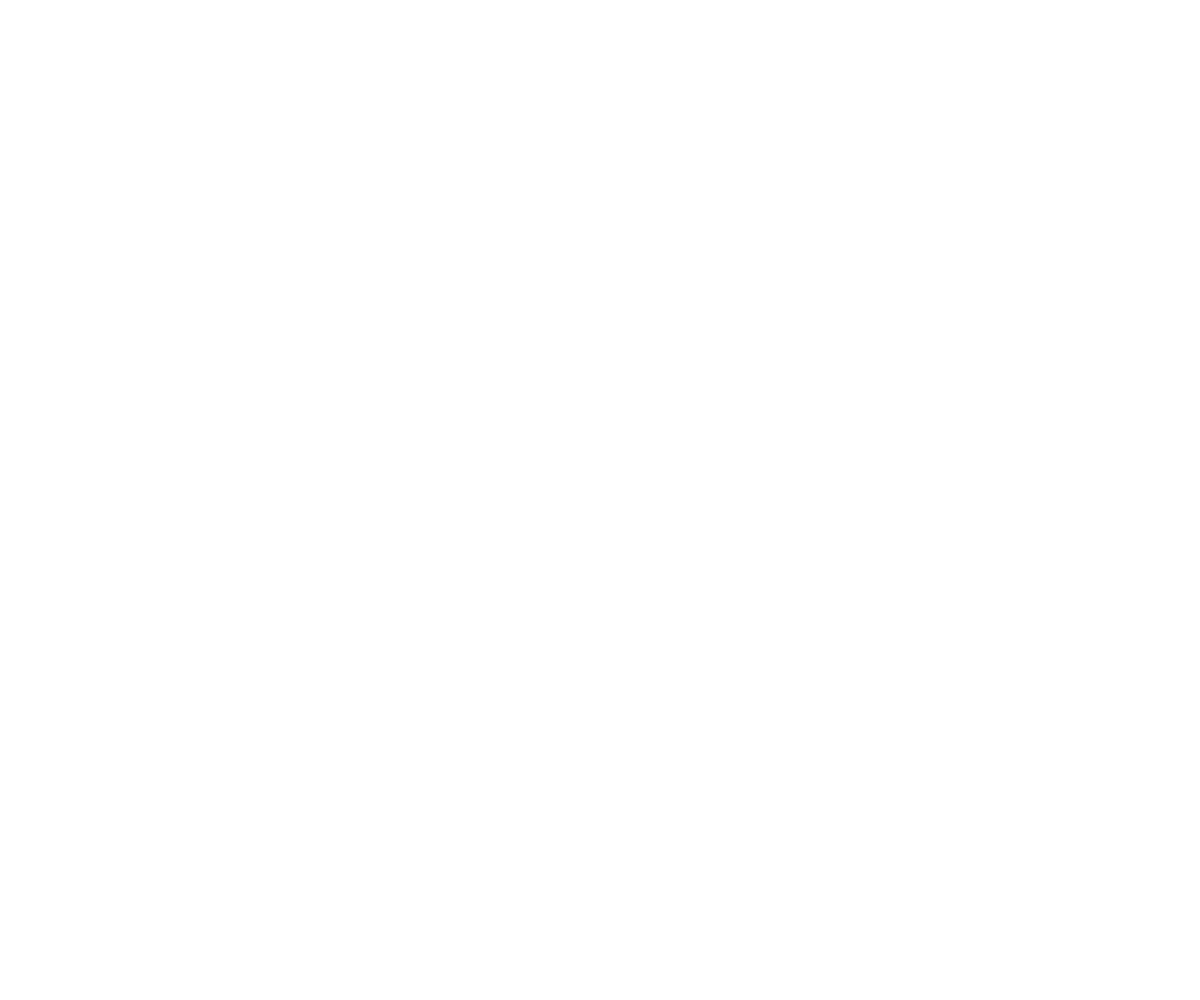
Frame 1 (no input)
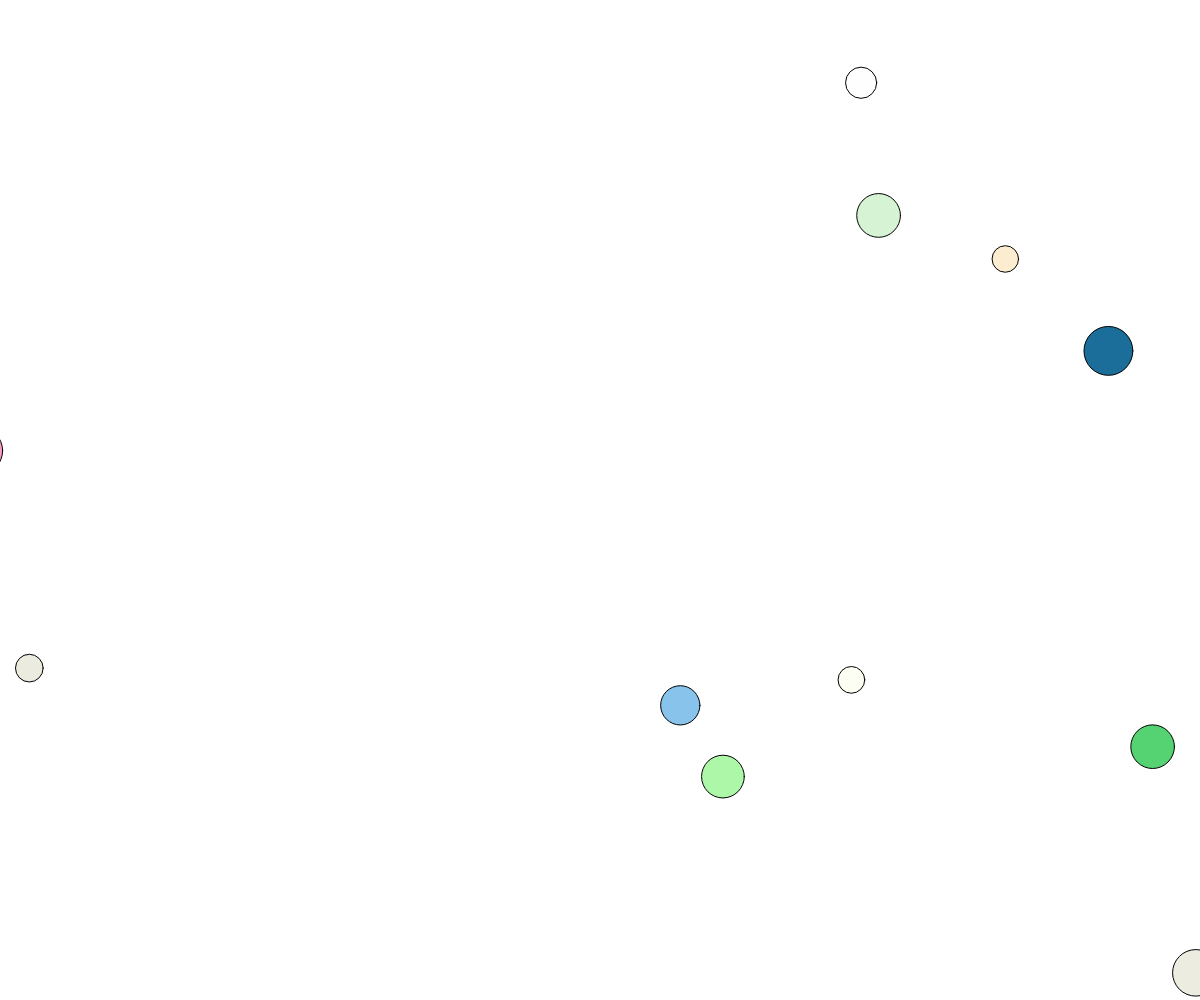
Frame 60 (no input)
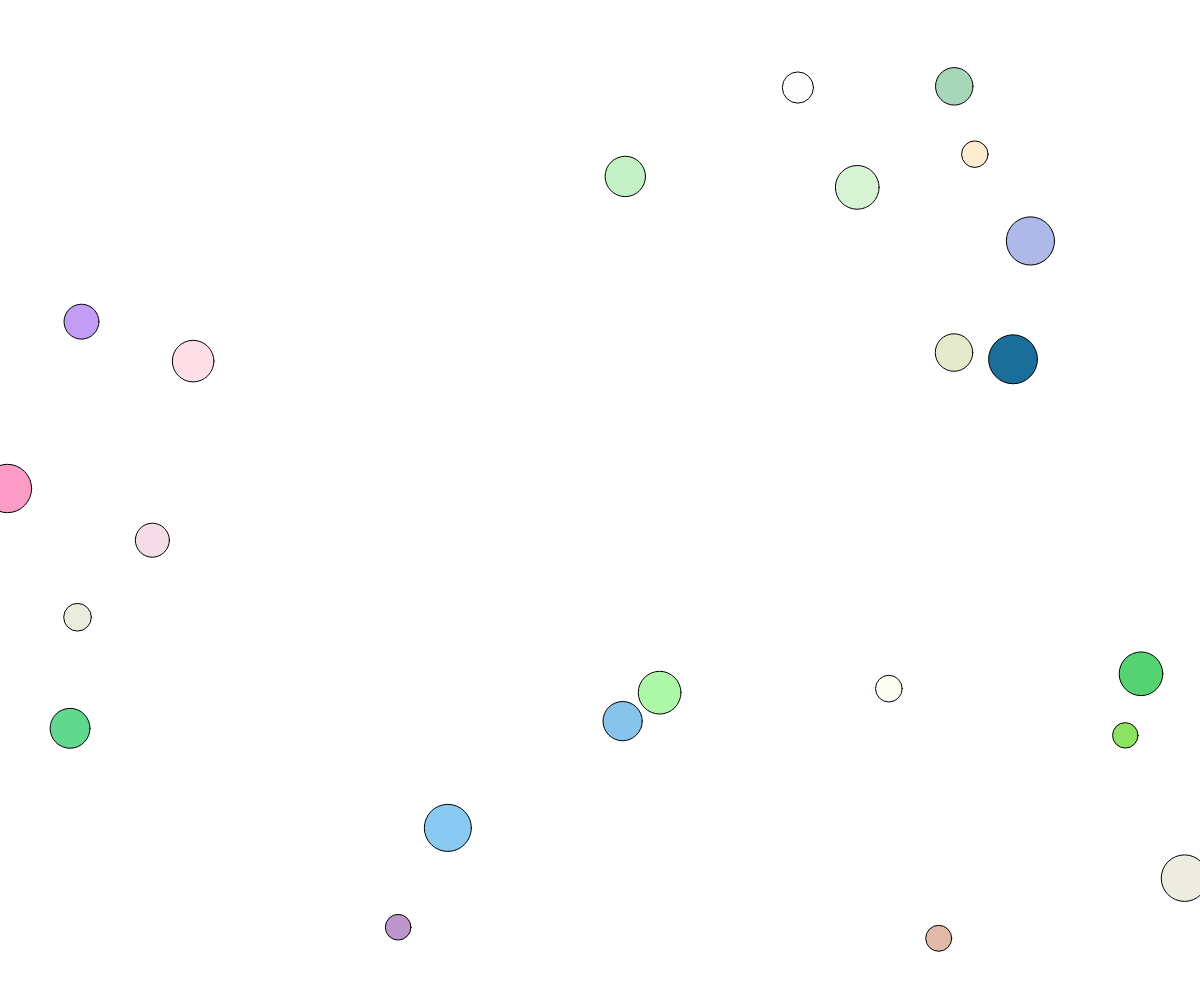
Frame 120 (the mouse pressed at the canvas centre since frame 60)

The p5.js sketch that drew these frames (run headless with seeded random() and noise() and a simulated clock; from frame 60 on, the mouse is pressed at the canvas centre):

// p5.js sketch
// ── sketch.js
// setInterval demo

let ballArray = [];

function setup(){
  createCanvas(windowWidth, windowHeight);
  window.setInterval(addBall, 100);
}

function draw(){
  background("white");
  moveBalls();
  displayBalls();
  checkIfHit();

}

function mousePressed(){
}

function checkIfHit(){
  for(let i = ballArray.length - 1; i >= 0; i--){
    let distanceToMouse = dist(mouseX, mouseY, ballArray[i].x, ballArray[i].y);
    if(distanceToMouse < ballArray[i].radius){
      ballArray.splice(i , 1);
    }
  }
}


function displayBalls(){
  for (let i = 0; i < ballArray.length; i++){
    fill(ballArray[i].color);
    circle(ballArray[i].x, ballArray[i].y, ballArray[i].radius);
  }
}


function addBall() {
  let thisBall = {
    x: random(width),
    y: random(height),
    radius: random(25,50),
    color: color(random(255), random(255), random(255), random(255)),
  };

  ballArray.push(thisBall);
}

function moveBalls(){
  for(let i=0; i<ballArray.length; i++){
    let dx = random(-10,10);
    let dy = random(-10,10);
    ballArray[i].x += dx;
    ballArray[i].y += dy;
  }
}
